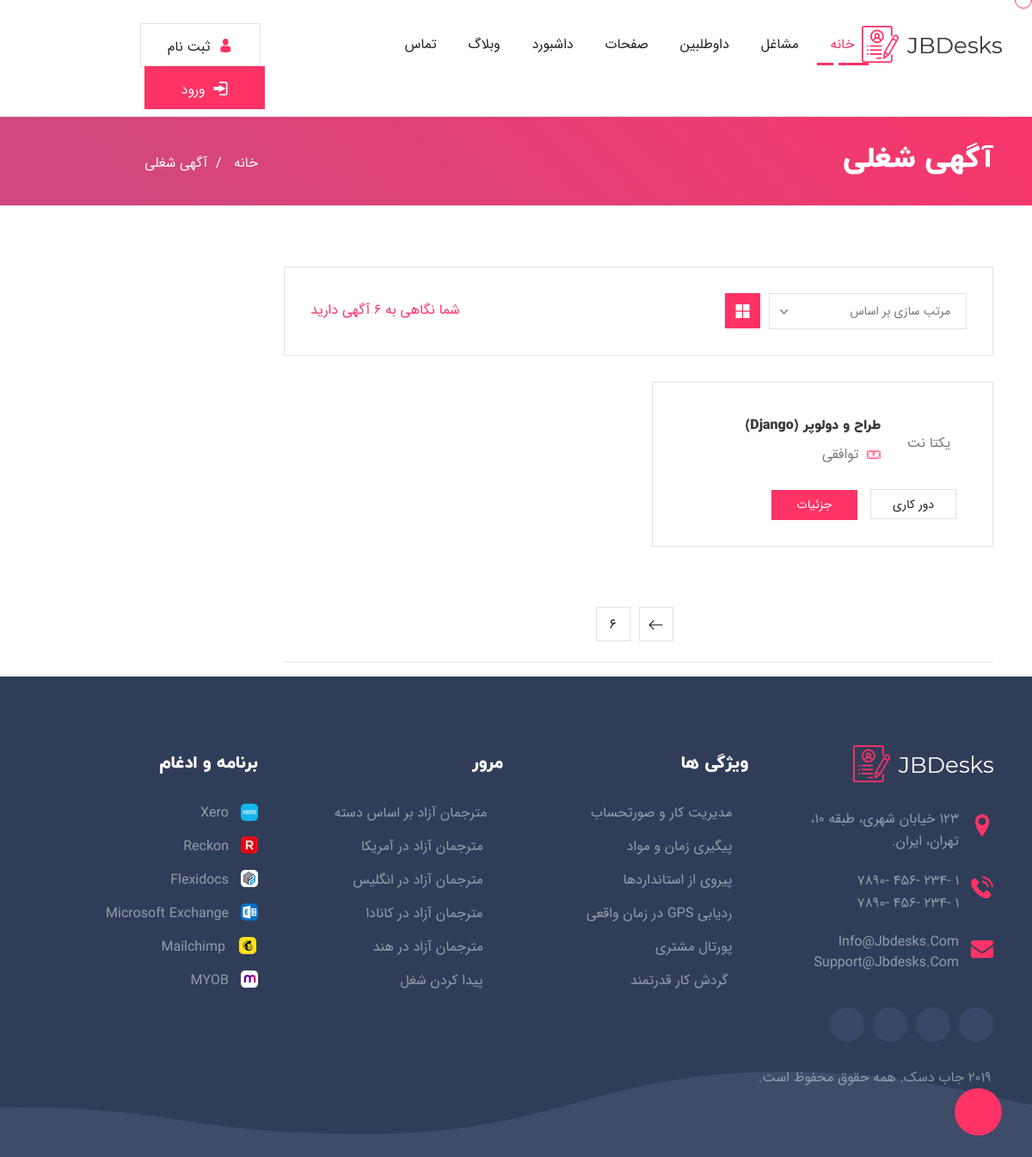
Page /jobs on the committed database.
### jobs/models.py (models this page shows, shortened)
class Jobs(models.Model):
    author = models.ForeignKey(User, models.CASCADE, verbose_name='نویسنده')
    title = models.CharField(max_length=300, verbose_name='عنوان شغلی')
    company = models.CharField(max_length=300, verbose_name='نام شرکت')
    description = models.TextField(verbose_name='توضیحات شغلی')
    employer_description = models.TextField(verbose_name='نفش کارمند در شرکت')
    address = models.TextField(verbose_name='آدرس شرکت شما')
    important = TaggableManager(blank=True, verbose_name='مهارت های لازم')
    service = TaggableManager(through=Services,blank=True, verbose_name='مسئولیت ها',related_name='services')
    price = models.CharField(max_length=200, default='12 تا 20 میلیون', choices=PRICE_CHOICES, verbose_name="حقوق")
    category = models.ForeignKey(Category, on_delete=models.SET_NULL, verbose_name='دسته بندی', blank=True, null=True)
    state = models.ForeignKey(Cities, on_delete=models.SET_NULL, verbose_name='شهر', blank=True, null=True)
    Type = models.CharField(max_length=200, default='d', choices=Job_CHOICES, verbose_name="وضعیت شغلی")
    status = models.CharField(max_length=200, default='i', choices=STATUS_CHOICES, verbose_name="وضعیت")
    soldiering = models.CharField(max_length=200, default='مهم نیست', choices=SOLDIER_CHOICES,
                                  verbose_name="وضعیت نظام وظیفه")
    sex = models.CharField(max_length=200, default='مهم نیست', choices=SEX_CHOICES,
                                  verbose_name="جنسیت")
    experiance = models.CharField(max_length=200, default='مهم نیست', choices=EXPERIANCE_CHOICES,
                                  verbose_name="سطح تجربه")
    date=models.DateTimeField(auto_now_add=True,verbose_name='زمان ثبت')

### jobs/views.py (the view)
# urls.py: path('jobs', JobListView.as_view(), name='job-list'),
class JobListView(ListView):
    model = Jobs
    template_name = 'jobs/jobs_list.html'
    queryset = Jobs.objects.filter(status='p')
    paginate_by= 1
    def get_context_data(self, **kwargs):
        context = super().get_context_data(**kwargs)
        context["jobcount"] = Jobs.objects.filter(status='p').count()
        return context

### templates/jobs/jobs_list.html (shortened to what this page needs)
{% extends 'shared/base.html' %}
{% block content %}
<div class="page_title_section">
    <div class="page_header">
        <div class="container">
            <div class="row">
                <div class="col-lg-9 col-md-9 col-12 col-sm-8">
                    <h1>آگهی شغلی</h1>
                </div>
                <div class="col-lg-3 col-md-3 col-12 col-sm-4">
                    <div class="sub_title_section">
                        <ul class="sub_title">
                            <li> <a href="{% url 'index' %}"> خانه </a>&nbsp; / &nbsp; </li>
                            <li>آگهی شغلی</li>
                        </ul>
                    </div>
                </div>
            </div>
        </div>
    </div>
</div>
<div class="job_filter_listing_wrapper jb_cover">
    <div class="container">
        <div class="row">
            <div class="col-lg-12 col-md-12 col-sm-12 col-12 d-none d-sm-none d-md-none d-lg-block d-xl-block">
            </div>
            <div class="col-lg-9 col-md-12 col-sm-12 col-12">
                <div class="job_listing_left_side jb_cover">
                    <div class="filter-area jb_cover">
                        <div class="list-grid">
                            <ul class="nav nav-tabs">
                                <li class="nav-item">
                                    <a class="nav-link active" data-toggle="tab" href="#grid"> <i
                                            class="flaticon-four-grid-layout-design-interface-symbol"></i></a>
                                </li>
                            </ul>
                        </div>
                        <div class="showpro">
                            <p>شما نگاهی به {{jobcount}} آگهی دارید</p>
                        </div>
                    </div>
                    <div class="tab-content btc_shop_index_content_tabs_main jb_cover">
                        <div id="grid" class="tab-pane active">
                            <div class="row">
                                {% for job in object_list %}
                                <div class="col-lg-6 col-md-6 col-sm-12">
                                    <div class="job_listing_left_fullwidth job_listing_grid_wrapper jb_cover">
                                        <div class="row">
                                            <div class="col-lg-12 col-md-12 col-sm-12 col-12">
                                                <div class="jp_job_post_side_img">
                                                    <br> <span>{{job.company}}</span>
                                                </div>
                                                <div class="jp_job_post_right_cont">
                                                    <h4><a href="{% url 'job-detail' job.id %}">{{job.title}}</a></h4>
                                                    <ul>
                                                        <li><i class="flaticon-cash"></i>&nbsp; {{job.price}}</li>
                                                    </ul>
                                                </div>
                                            </div>
                                            <div class="col-lg-12 col-md-12 col-sm-12 col-12">
                                                <div class="jp_job_post_right_btn_wrapper jb_cover">
                                                    <ul>
                                                        <li><a href="{% url 'job-detail' job.id %}">{{job.Type}}</a>
                                                        </li>
                                                        <li> <a href="{% url 'job-detail' job.id %}">جزئیات</a></li>
                                                    </ul>
                                                </div>
                                            </div>
                                        </div>
                                    </div>
                                </div>
                                {% endfor %}
                            </div>
                        </div>
                    </div>
                </div>
                {% if page_obj %}
                <div class="blog_pagination_section jb_cover">
                    <ul>
                        {% if page_obj.has_next %}
                        <li>
                            <a href="?page={{ page_obj.next_page_number }}" class="next"> <i
                                    class="flaticon-right-arrow"></i> </a>
                        </li>
                        <li> <a href="?page={{ page_obj.paginator.num_pages }}">{{ page_obj.paginator.num_pages }}</a>
                        </li>
                        {% endif %}
                    </ul>
                    <br>
                    <hr>
                </div>
            </div>
        </div>
    </div>
    {% endif %}
</div>
{% endblock content %}

### rows in the picture
Jobs: company "یکتا نت", title "طراح و دولوپر (Django)", price "توافقی", Type "دور کاری"

### other values in the picture
{{ page_obj.paginator.num_pages }} "6"
